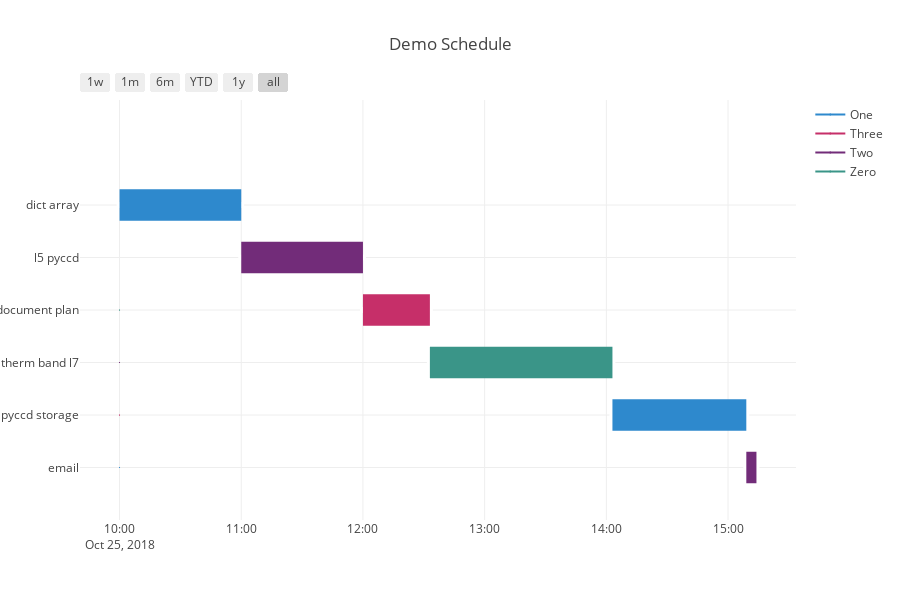

Source (notebook cell):
### Code cell
import datetime

task_list = []
start_time = datetime.datetime.now().hour
print(start_time)
# start_time = 14
running_time = datetime.datetime.combine(datetime.date.today(),datetime.time(start_time))
cnt=0
pri = {0:'Zero',1:'One', 2:'Two', 3:'Three'}
for index, row in b.iterrows():
    # print(row['task'], row['minutes'])
    mint = int(row['minutes'])
    task = row['task']
    # print(mint)
    save_time = running_time
    end_time =  running_time + datetime.timedelta(minutes=mint)
    running_time=end_time
    # print(end_time)
    cnt = cnt + 1
    mycat = pri[cnt%4]
    a_dict = {'Task':task, 'Start':save_time, 'Finish':end_time, 'Resource':mycat}
    
    task_list.append(a_dict)
    

#print(task_list)
df = []
for a in reversed(task_list):
    df.append(a)

colors = dict(One = 'rgb(46, 137, 205)',
              Two = 'rgb(114, 44, 121)',
              Three = 'rgb(198, 47, 105)',
              Zero = 'rgb(58, 149, 136)',
              ODC = 'rgb(107, 127, 135)')

fig = ff.create_gantt(df, colors=colors, index_col='Resource', title='Demo Schedule',
                      show_colorbar=True, bar_width=0.3, showgrid_x=True, showgrid_y=True)
py.iplot(fig, show_link=False)

### Figure 1 — Plotly figure (JSON) as saved in the notebook; plotly's stock layout.template omitted (floating-point values rounded to 4 significant figures)
{"data": [{"marker": {"color": "white"}, "name": "", "showlegend": false, "type": "scatter", "uid": "1624bffd-d869-11e8-bffc-52540069414d", "x": ["2018-10-25 15:09:00", "2018-10-25 15:14:00"], "y": [0, 0]}, {"marker": {"color": "white"}, "name": "", "showlegend": false, "type": "scatter", "uid": "1624bffe-d869-11e8-bffc-52540069414d", "x": ["2018-10-25 14:03:00", "2018-10-25 15:09:00"], "y": [1, 1]}, {"marker": {"color": "white"}, "name": "", "showlegend": false, "type": "scatter", "uid": "1624bfff-d869-11e8-bffc-52540069414d", "x": ["2018-10-25 12:33:00", "2018-10-25 14:03:00"], "y": [2, 2]}, {"marker": {"color": "white"}, "name": "", "showlegend": false, "type": "scatter", "uid": "1624c000-d869-11e8-bffc-52540069414d", "x": ["2018-10-25 12:00:00", "2018-10-25 12:33:00"], "y": [3, 3]}, {"marker": {"color": "white"}, "name": "", "showlegend": false, "type": "scatter", "uid": "1624c001-d869-11e8-bffc-52540069414d", "x": ["2018-10-25 11:00:00", "2018-10-25 12:00:00"], "y": [4, 4]}, {"marker": {"color": "white"}, "name": "", "showlegend": false, "type": "scatter", "uid": "1624c002-d869-11e8-bffc-52540069414d", "x": ["2018-10-25 10:00:00", "2018-10-25 11:00:00"], "y": [5, 5]}, {"hoverinfo": "none", "marker": {"color": "rgb(46, 137, 205)", "size": 1}, "name": "One", "showlegend": true, "type": "scatter", "uid": "1624c003-d869-11e8-bffc-52540069414d", "x": ["2018-10-25 10:00:00", "2018-10-25 10:00:00"], "y": [0, 0]}, {"hoverinfo": "none", "marker": {"color": "rgb(198, 47, 105)", "size": 1}, "name": "Three", "showlegend": true, "type": "scatter", "uid": "1624c004-d869-11e8-bffc-52540069414d", "x": ["2018-10-25 10:00:00", "2018-10-25 10:00:00"], "y": [1, 1]}, {"hoverinfo": "none", "marker": {"color": "rgb(114, 44, 121)", "size": 1}, "name": "Two", "showlegend": true, "type": "scatter", "uid": "1624c005-d869-11e8-bffc-52540069414d", "x": ["2018-10-25 10:00:00", "2018-10-25 10:00:00"], "y": [2, 2]}, {"hoverinfo": "none", "marker": {"color": "rgb(58, 149, 136)", "size": 1}, "name": "Zero", "showlegend": true, "type": "scatter", "uid": "1624c006-d869-11e8-bffc-52540069414d", "x": ["2018-10-25 10:00:00", "2018-10-25 10:00:00"], "y": [3, 3]}], "layout": {"height": 600, "hovermode": "closest", "shapes": [{"fillcolor": "rgb(114, 44, 121)", "line": {"width": 0}, "opacity": 1, "type": "rect", "x0": "2018-10-25 15:09:00", "x1": "2018-10-25 15:14:00", "xref": "x", "y0": -0.3, "y1": 0.3, "yref": "y"}, {"fillcolor": "rgb(46, 137, 205)", "line": {"width": 0}, "opacity": 1, "type": "rect", "x0": "2018-10-25 14:03:00", "x1": "2018-10-25 15:09:00", "xref": "x", "y0": 0.7, "y1": 1.3, "yref": "y"}, {"fillcolor": "rgb(58, 149, 136)", "line": {"width": 0}, "opacity": 1, "type": "rect", "x0": "2018-10-25 12:33:00", "x1": "2018-10-25 14:03:00", "xref": "x", "y0": 1.7, "y1": 2.3, "yref": "y"}, {"fillcolor": "rgb(198, 47, 105)", "line": {"width": 0}, "opacity": 1, "type": "rect", "x0": "2018-10-25 12:00:00", "x1": "2018-10-25 12:33:00", "xref": "x", "y0": 2.7, "y1": 3.3, "yref": "y"}, {"fillcolor": "rgb(114, 44, 121)", "line": {"width": 0}, "opacity": 1, "type": "rect", "x0": "2018-10-25 11:00:00", "x1": "2018-10-25 12:00:00", "xref": "x", "y0": 3.7, "y1": 4.3, "yref": "y"}, {"fillcolor": "rgb(46, 137, 205)", "line": {"width": 0}, "opacity": 1, "type": "rect", "x0": "2018-10-25 10:00:00", "x1": "2018-10-25 11:00:00", "xref": "x", "y0": 4.7, "y1": 5.3, "yref": "y"}], "showlegend": true, "title": "Demo Schedule", "width": 900, "xaxis": {"rangeselector": {"buttons": [{"count": 7, "label": "1w", "step": "day", "stepmode": "backward"}, {"count": 1, "label": "1m", "step": "month", "stepmode": "backward"}, {"count": 6, "label": "6m", "step": "month", "stepmode": "backward"}, {"count": 1, "label": "YTD", "step": "year", "stepmode": "todate"}, {"count": 1, "label": "1y", "step": "year", "stepmode": "backward"}, {"step": "all"}]}, "showgrid": true, "type": "date", "zeroline": false}, "yaxis": {"autorange": false, "range": [-1, 7], "showgrid": true, "ticktext": ["email", "pyccd storage", "therm band l7", "document plan", "l5 pyccd", "dict array"], "tickvals": [0, 1, 2, 3, 4, 5], "zeroline": false}}}
